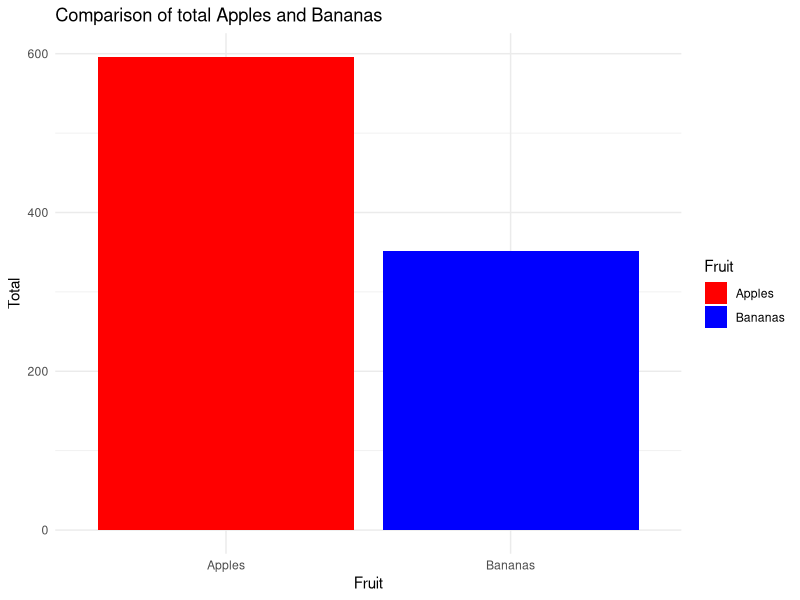

This chart was generated by the following R code:
# Import necessary libraries
library(ggplot2)

# Defining data for the dataframe
data <- data.frame(
  Basket = c('A', 'B', 'C', 'D', 'E', 'F', 'G', 'H', 'I', 'J', 'K', 'L', 'M', 'N', 'O', 'P'),
  Apples = c(10, 20, 30, 56, 40, 40, 67, 47, 40, 4, 49, 52, 5, 56, 35, 45),
  Bananas = c(15, 6, 3, 45, 67, 44, 45, 11, 14, 18, 13, 12, 1, 34, 12, 12)
)

# Calculate the sums
sum_apples <- sum(data$Apples)
sum_bananas <- sum(data$Bananas)

# Print the dataframe
print(data)

# Create a data frame for the sums
sums_data <- data.frame(
  Fruit = c('Apples', 'Bananas'),
  Total = c(sum_apples, sum_bananas)
)

# Create a bar chart
ggplot(sums_data, aes(x = Fruit, y = Total, fill = Fruit)) +
  geom_bar(stat = "identity") +
  scale_fill_manual(values = c('red', 'blue')) +
  ggtitle('Comparison of total Apples and Bananas') +
  theme_minimal()
